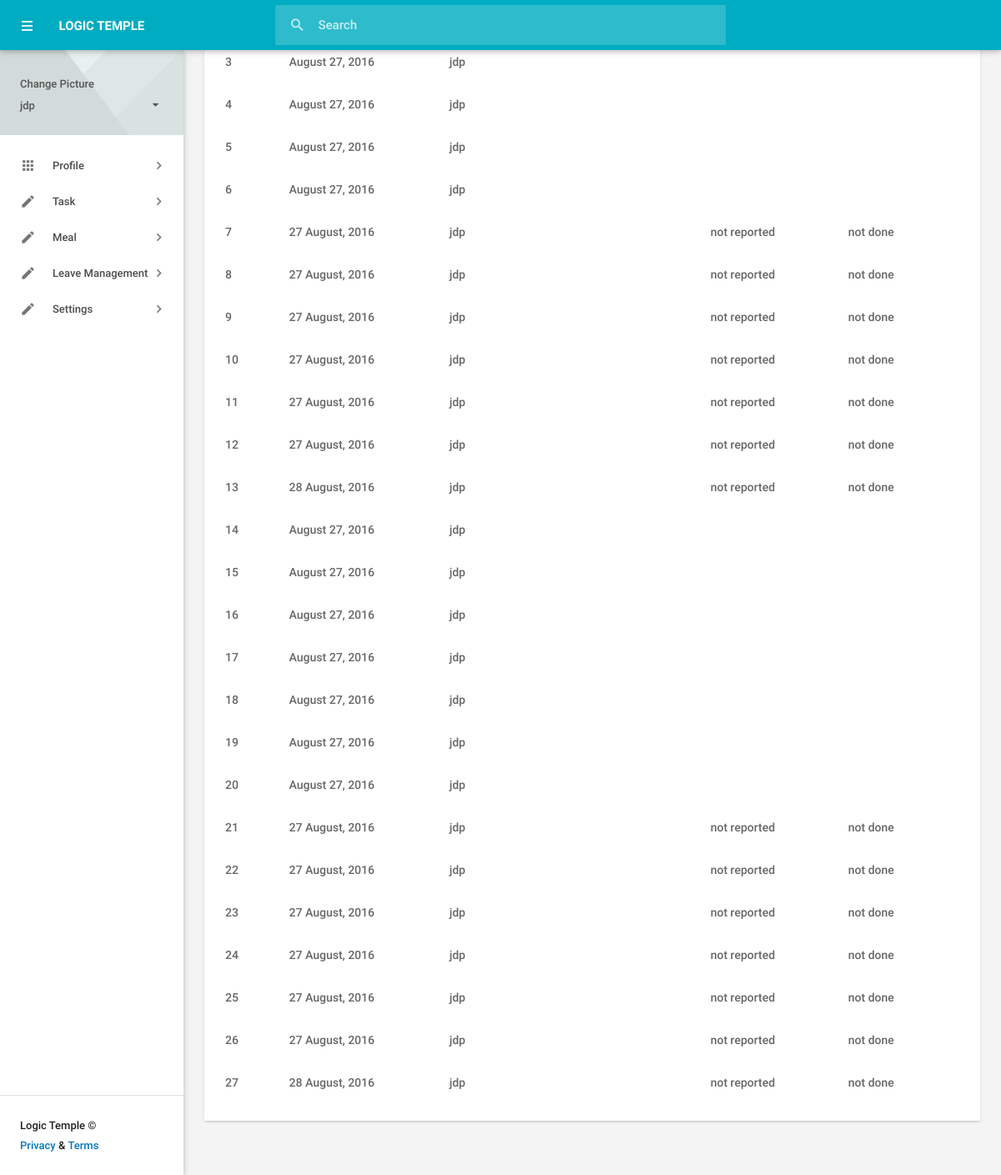
/all-tasks-report.php (signed in), run on the app's committed database.
### tables this page shows
CREATE TABLE `reporting` (
  `re_id` int(225) NOT NULL,
  `employee_id` int(50) NOT NULL,
  `admin_username` varchar(50) NOT NULL,
  `task_title` varchar(50) NOT NULL,
  `task_details` text NOT NULL,
  `task_create_date` varchar(50) NOT NULL,
  `task_create_time` varchar(20) NOT NULL,
  `file` varchar(200) NOT NULL,
  `reporting_time` varchar(20) NOT NULL,
  `report_status` varchar(25) NOT NULL,
  `reported_time` varchar(20) NOT NULL,
  `task_status` varchar(20) NOT NULL,
  `task_direction` text NOT NULL
);

### all-tasks-report.php (the view, shortened to what this page needs)
<?php
$employee_email = $_SESSION['employee_email'];
$employee_name = $_SESSION['employee_name'];
include('admin/config/connect.php');
$get_employee_id_query = "SELECT id FROM employee_details WHERE official_email = '$employee_email'";
$get_employee_id = mysqli_query($con, $get_employee_id_query );
$row = mysqli_fetch_assoc($get_employee_id);
$employee_id = $row['id'];
?>
<!DOCTYPE html>
<html lang="en">
<head>
    <link type="text/css" rel="stylesheet" href="admin/assets/plugins/materialize/css/materialize.min.css"/>
    <link href="admin/assets/plugins/material-preloader/css/materialPreloader.min.css" rel="stylesheet">
    <link href="admin/assets/plugins/simditor/styles/simditor.css" rel="stylesheet"/>
    <link href=href="admin/assets/plugins/materialize/css/select2.css" rel="stylesheet">
    <link href="admin/assets/css/alpha.min.css" rel="stylesheet" type="text/css"/>
    <link href="admin/assets/css/custom.css" rel="stylesheet" type="text/css"/>
    </head>
        <?php
            include ("include/main-navbar.php");
        ?>
        <?php
            include ("include/left-navbar.php");
        ?>
        <body class="">
<div class="mn-content valign-wrapper">
    <main class="mn-inner container">
        <div class="valign">
           <div class="row">
            <div class="col s12 m12 l12">
                <div class="card">
                    <div class="card-content">
                        <table class="responsive-table">
                            <tbody>
                                <?php
                                $get_task_report_query = "SELECT * FROM reporting WHERE employee_id = '$employee_id'";
                                $get_task_report = mysqli_query($con,$get_task_report_query);
                                $id = 1;
                                while($row = mysqli_fetch_assoc($get_task_report)){
                                    $task_id = $row['re_id'];
                                    $task_date = $row['task_create_date'];
                                    $task_title = $row['task_title'];
                                    $report_status= $row['report_status'];
                                    $task_status= $row['task_status'];
                                    ?>
                                    <tr>
                                        <td><?php echo $id; ?></td>
                                        <td><?php echo $task_date; ?></td>
                                        <td><?php echo $employee_name; ?></td>
                                        <td><a href="task-details.php?task-id=<?php  echo $task_id;?>&emp=<?php echo $employee_id; ?>"><?php echo $task_title; ?></a></td>
                                        <td><?php echo $report_status; ?></td>
                                        <td><?php echo $task_status; ?></td>
                                    </tr>
                                    <?php $id += 1; ?>
                                    <?php } ?>
                                </tbody>
                            </table>
                        </div>
                    </div>
                </div>
            </div>
            <div class="row">
              <div class="col s12 ">
           </div>
       </div>
   </div>
</main>
</div>
</body>
</html>

### include/main-navbar.php (shortened to what this page needs)
<div class="mn-content fixed-sidebar">
    <header class="mn-header navbar-fixed">
        <nav class="cyan darken-1">
            <div class="nav-wrapper row">
                <section class="material-design-hamburger navigation-toggle">
                    <a href="#" data-activates="slide-out" class="button-collapse show-on-large material-design-hamburger__icon">
                        <span class="material-design-hamburger__layer"></span>
                    </a>
                </section>
                <div class="header-title col s3">
                    <span class="chapter-title">LOGIC TEMPLE</span>
                </div>
                <form class="left search col s6 hide-on-small-and-down">
                    <div class="input-field">
                        <input id="search" type="search" placeholder="Search" autocomplete="off">
                        <label for="search"><i class="material-icons search-icon">search</i></label>
                    </div>
                </form>
            </div>
        </nav>
    </header>

### include/left-navbar.php (shortened to what this page needs)
<aside id="slide-out" class="side-nav white fixed">
            <div class="side-nav-wrapper">
                <div class="sidebar-profile">
		<div class="sidebar-profile-info">
                        <a href="form-upload.php" class="account-settings-link">
                            <span>Change Picture</span>
                        </a>
                    </div>
		<div class="sidebar-profile-info">
                        <a href="javascript:void(0);" class="account-settings-link">
                            <span><?php echo $employee_name; ?><i class="material-icons right">arrow_drop_down</i></span>
                        </a>
                    </div>
                </div>
                <ul class="sidebar-menu collapsible collapsible-accordion" data-collapsible="accordion">
                 <li class="no-padding">
                    <a class="collapsible-header waves-effect waves-grey"><i class="material-icons">apps</i>Profile<i class="nav-drop-icon material-icons">keyboard_arrow_right</i></a>
                </li>
                <li class="no-padding">
                    <a class="collapsible-header waves-effect waves-grey"><i class="material-icons">mode_edit</i>Task<i class="nav-drop-icon material-icons">keyboard_arrow_right</i></a>
                </li>
                <li class="no-padding">
                    <a class="collapsible-header waves-effect waves-grey"><i class="material-icons">mode_edit</i>Meal<i class="nav-drop-icon material-icons">keyboard_arrow_right</i></a>
                </li>
                <li class="no-padding">
                    <a class="collapsible-header waves-effect waves-grey"><i class="material-icons">mode_edit</i>Leave Management<i class="nav-drop-icon material-icons">keyboard_arrow_right</i></a>
                </li>
                <li class="no-padding">
                    <a class="collapsible-header waves-effect waves-grey"><i class="material-icons">mode_edit</i>Settings<i class="nav-drop-icon material-icons">keyboard_arrow_right</i></a>
                </li>
            </ul>
            <div class="footer">
                <p class="copyright">Logic Temple ©</p>
                <a href="">Privacy</a> &amp; <a href="">Terms</a>
            </div>
            </div>
        </aside>

### data on the page
reporting: task_create_date "August 27, 2016"
reporting: task_create_date "August 27, 2016"
reporting: task_create_date "August 27, 2016"
reporting: task_create_date "August 27, 2016"
reporting: task_create_date "27 August, 2016", report_status "not reported", task_status "not done"
reporting: task_create_date "27 August, 2016", report_status "not reported", task_status "not done"
reporting: task_create_date "27 August, 2016", report_status "not reported", task_status "not done"
reporting: task_create_date "27 August, 2016", report_status "not reported", task_status "not done"
reporting: task_create_date "27 August, 2016", report_status "not reported", task_status "not done"
reporting: task_create_date "27 August, 2016", report_status "not reported", task_status "not done"
reporting: task_create_date "28 August, 2016", report_status "not reported", task_status "not done"
reporting: task_create_date "August 27, 2016"
reporting: task_create_date "August 27, 2016"
reporting: task_create_date "August 27, 2016"
reporting: task_create_date "August 27, 2016"
reporting: task_create_date "August 27, 2016"
reporting: task_create_date "August 27, 2016"
reporting: task_create_date "August 27, 2016"
reporting: task_create_date "27 August, 2016", report_status "not reported", task_status "not done"
reporting: task_create_date "27 August, 2016", report_status "not reported", task_status "not done"
reporting: task_create_date "27 August, 2016", report_status "not reported", task_status "not done"
reporting: task_create_date "27 August, 2016", report_status "not reported", task_status "not done"
reporting: task_create_date "27 August, 2016", report_status "not reported", task_status "not done"
reporting: task_create_date "27 August, 2016", report_status "not reported", task_status "not done"
reporting: task_create_date "28 August, 2016", report_status "not reported", task_status "not done"

### other printed values
$employee_name "jdp"
